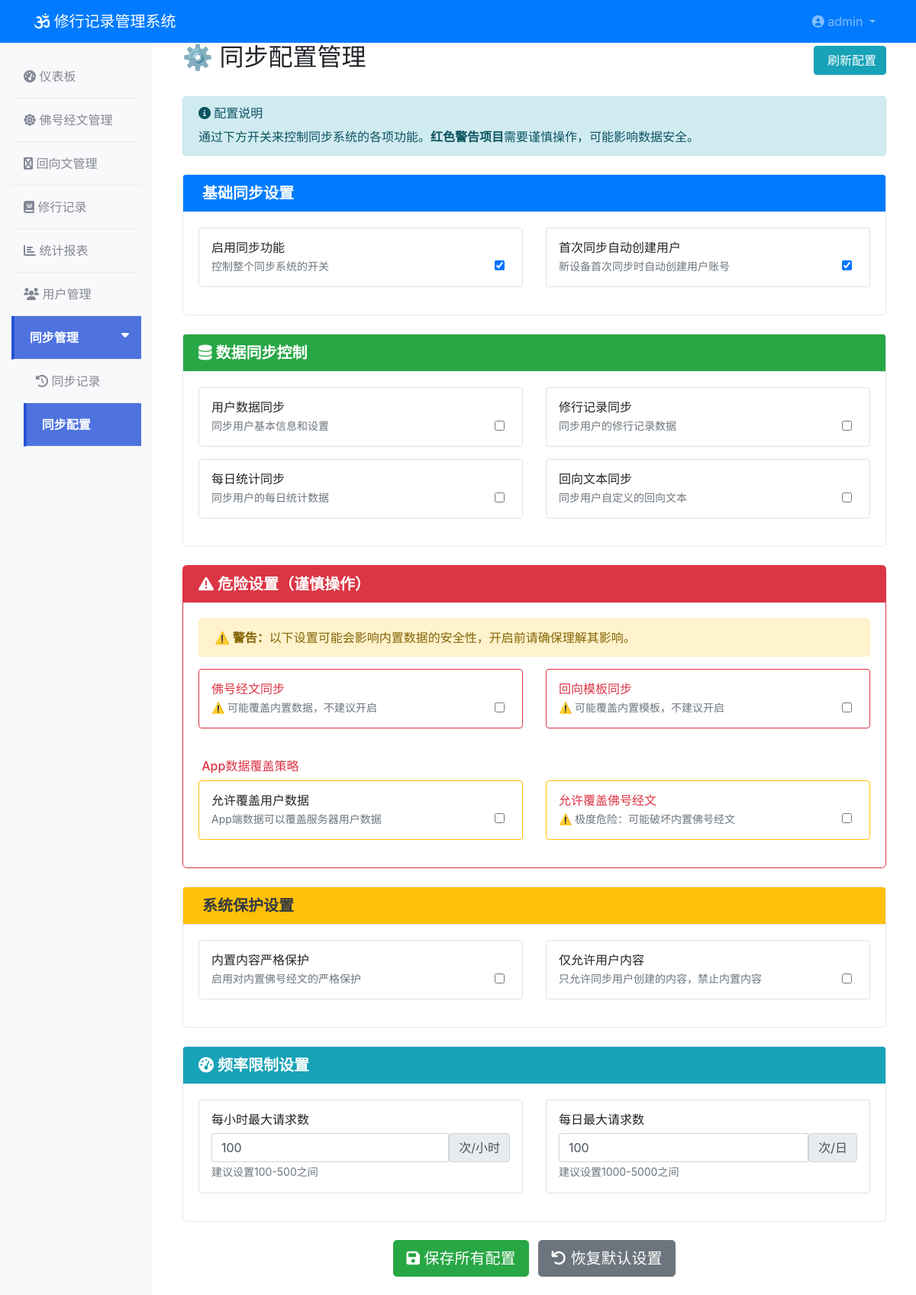
Before: /sync-management/configs (signed in) with the older database file.
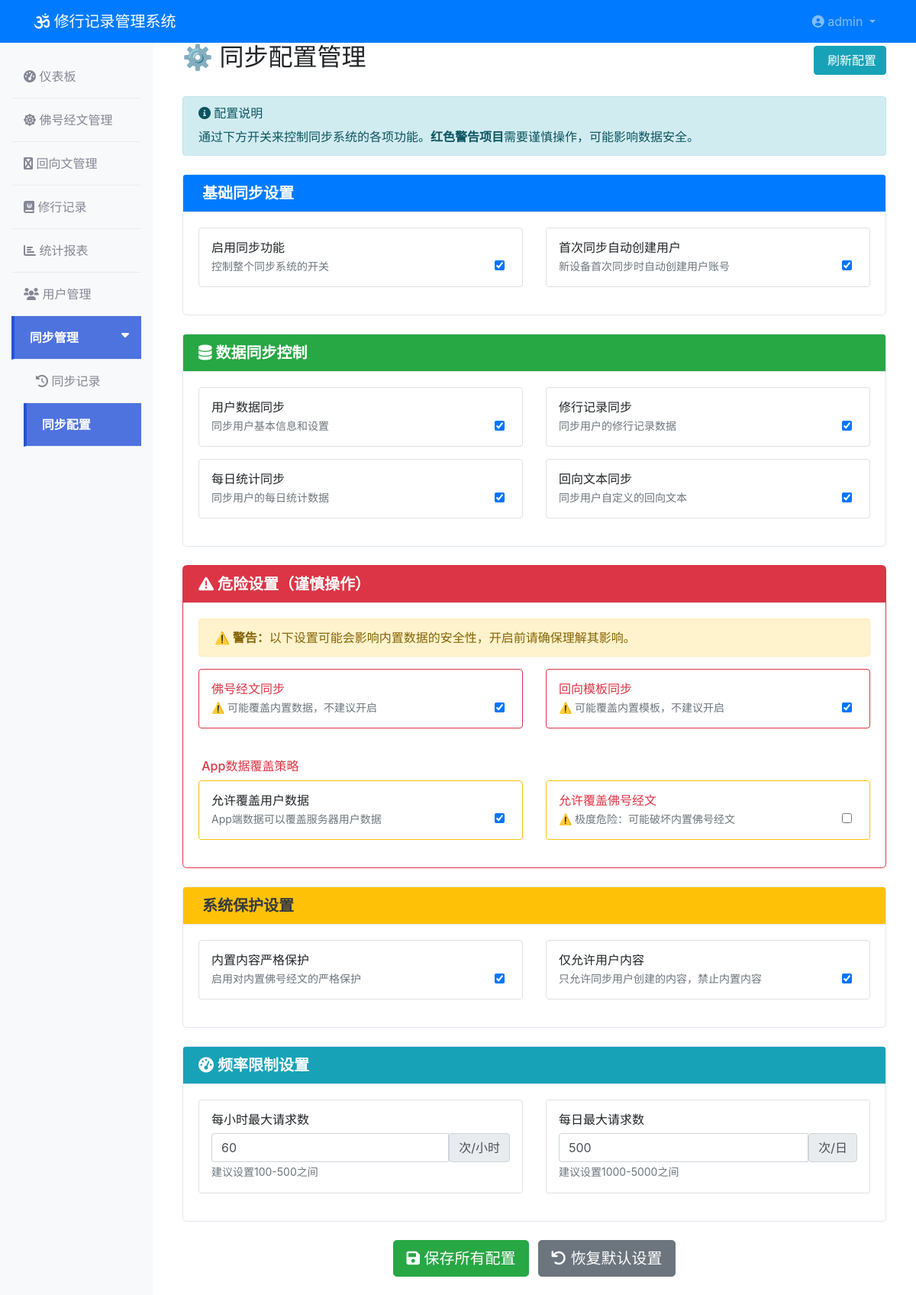
After: the same page with the newer database file.
### models/sync_config.py (models this page shows, shortened)
class SyncConfig(db.Model):
    __tablename__ = 'sync_configs'
    id = db.Column(db.Integer, primary_key=True)
    config_key = db.Column(db.String(100), unique=True, nullable=False)  # 配置键
    config_value = db.Column(db.Text, nullable=False)  # 配置值（JSON格式）
    description = db.Column(db.String(255), nullable=True)  # 配置说明
    is_active = db.Column(db.Boolean, default=True)  # 是否启用
    created_at = db.Column(db.DateTime, default=datetime.utcnow)
    updated_at = db.Column(db.DateTime, default=datetime.utcnow, onupdate=datetime.utcnow)

### routes/sync_management.py (the view)
@sync_management_bp.route('/configs')
@login_required
def sync_configs():
    configs = SyncConfig.query.order_by(SyncConfig.created_at.desc()).all()
    parsed_configs = []
    for config in configs:
        try:
            parsed_value = json.loads(config.config_value)
        except:
            parsed_value = config.config_value
        parsed_configs.append({
            'id': config.id,
            'config_key': config.config_key,
            'config_value': config.config_value,
            'parsed_value': parsed_value,
            'description': config.description,
            'is_active': config.is_active,
            'created_at': config.created_at,
            'updated_at': config.updated_at
        })
    return render_template('sync_management/configs.html', configs=parsed_configs)

### routes/sync_management.py (called while the page is built)
@sync_management_bp.app_template_global()
def get_config_value(config_key, default=''):
    config = SyncConfig.query.filter_by(config_key=config_key, is_active=True).first()
    return config.config_value if config else default

@sync_management_bp.app_template_global()
def get_config_policy(config_key, policy_key):
    config = SyncConfig.query.filter_by(config_key=config_key, is_active=True).first()
    if config:
        try:
            policy = json.loads(config.config_value)
            return policy.get(policy_key, False)
        except:
            return False
    return False

@sync_management_bp.app_template_global()
def get_config_protection(config_key, protection_key):
    config = SyncConfig.query.filter_by(config_key=config_key, is_active=True).first()
    if config:
        try:
            protection = json.loads(config.config_value)
            return protection.get(protection_key, False)
        except:
            return False
    return False

### templates/sync_management/configs.html (shortened to what the changed rows need)
{% extends "base.html" %}
{% block content %}
<div class="container-fluid">
    <div class="row">
        <div class="col-12">
            <div class="d-flex justify-content-between align-items-center mb-4">
                <h2>⚙️ 同步配置管理</h2>
            </div>
            <div class="card mb-4">
                <div class="card-body">
                    <div class="row">
                        <div class="col-lg-6 mb-3">
                            <div class="d-flex justify-content-between align-items-center p-3 border rounded">
                                <div class="form-check form-switch">
                                    <input class="form-check-input" type="checkbox" id="sync_enabled"
                                           data-config="sync_enabled" {% if get_config_value('sync_enabled', 'true') in ['true', 'True', True] %}checked{% endif %}>
                                </div>
                            </div>
                        </div>
                        <div class="col-lg-6 mb-3">
                            <div class="d-flex justify-content-between align-items-center p-3 border rounded">
                                <div class="form-check form-switch">
                                    <input class="form-check-input" type="checkbox" id="first_sync_auto_create_user"
                                           data-config="first_sync_auto_create_user" {% if get_config_value('first_sync_auto_create_user', 'true') in ['true', 'True', True] %}checked{% endif %}>
                                </div>
                            </div>
                        </div>
                    </div>
                </div>
            </div>
            <div class="card mb-4">
                <div class="card-body">
                    <div class="row">
                        <div class="col-lg-6 mb-3">
                            <div class="d-flex justify-content-between align-items-center p-3 border rounded">
                                <div class="form-check form-switch">
                                    <input class="form-check-input" type="checkbox" id="sync_users"
                                           data-config="sync_users" {% if 'users' in get_config_value('sync_allowed_data_types', '[]') %}checked{% endif %}>
                                </div>
                            </div>
                        </div>
                        <div class="col-lg-6 mb-3">
                            <div class="d-flex justify-content-between align-items-center p-3 border rounded">
                                <div class="form-check form-switch">
                                    <input class="form-check-input" type="checkbox" id="sync_chanting_records"
                                           data-config="sync_chanting_records" {% if 'chanting_records' in get_config_value('sync_allowed_data_types', '[]') %}checked{% endif %}>
                                </div>
                            </div>
                        </div>
                        <div class="col-lg-6 mb-3">
                            <div class="d-flex justify-content-between align-items-center p-3 border rounded">
                                <div class="form-check form-switch">
                                    <input class="form-check-input" type="checkbox" id="sync_daily_stats"
                                           data-config="sync_daily_stats" {% if 'daily_stats' in get_config_value('sync_allowed_data_types', '[]') %}checked{% endif %}>
                                </div>
                            </div>
                        </div>
                        <div class="col-lg-6 mb-3">
                            <div class="d-flex justify-content-between align-items-center p-3 border rounded">
                                <div class="form-check form-switch">
                                    <input class="form-check-input" type="checkbox" id="sync_dedications"
                                           data-config="sync_dedications" {% if 'dedications' in get_config_value('sync_allowed_data_types', '[]') %}checked{% endif %}>
                                </div>
                            </div>
                        </div>
                    </div>
                </div>
            </div>
            <div class="card mb-4 border-danger">
                <div class="card-body">
                    <div class="row">
                        <div class="col-lg-6 mb-3">
                            <div class="d-flex justify-content-between align-items-center p-3 border border-danger rounded">
                                <div class="form-check form-switch">
                                    <input class="form-check-input switch-danger" type="checkbox" id="sync_chantings"
                                           data-config="sync_chantings" {% if 'chantings' in get_config_value('sync_allowed_data_types', '[]') %}checked{% endif %}>
                                </div>
                            </div>
                        </div>
                        <div class="col-lg-6 mb-3">
                            <div class="d-flex justify-content-between align-items-center p-3 border border-danger rounded">
                                <div class="form-check form-switch">
                                    <input class="form-check-input switch-danger" type="checkbox" id="sync_dedication_templates"
                                           data-config="sync_dedication_templates" {% if 'dedication_templates' in get_config_value('sync_allowed_data_types', '[]') %}checked{% endif %}>
                                </div>
                            </div>
                        </div>
                    </div>
                    <div class="mt-4">
                        <div class="row">
                            <div class="col-lg-6 mb-3">
                                <div class="d-flex justify-content-between align-items-center p-3 border border-warning rounded">
                                    <div class="form-check form-switch">
                                        <input class="form-check-input switch-warning" type="checkbox" id="overwrite_users"
                                               data-config="overwrite_users" {% if get_config_policy('app_data_overwrite_policy', 'users') %}checked{% endif %}>
                                    </div>
                                </div>
                            </div>
                            <div class="col-lg-6 mb-3">
                                <div class="d-flex justify-content-between align-items-center p-3 border border-warning rounded">
                                    <div class="form-check form-switch">
                                        <input class="form-check-input switch-danger" type="checkbox" id="overwrite_chantings"
                                               data-config="overwrite_chantings" {% if get_config_policy('app_data_overwrite_policy', 'chantings') %}checked{% endif %}>
                                    </div>
                                </div>
                            </div>
                        </div>
                    </div>
                </div>
            </div>
            <div class="card mb-4">
                <div class="card-body">
                    <div class="row">
                        <div class="col-lg-6 mb-3">
                            <div class="d-flex justify-content-between align-items-center p-3 border rounded">
                                <div class="form-check form-switch">
                                    <input class="form-check-input" type="checkbox" id="strict_protection"
                                           data-config="strict_protection" {% if get_config_protection('built_in_content_protection', 'strict_mode') %}checked{% endif %}>
                                </div>
                            </div>
                        </div>
                        <div class="col-lg-6 mb-3">
                            <div class="d-flex justify-content-between align-items-center p-3 border rounded">
                                <div class="form-check form-switch">
                                    <input class="form-check-input" type="checkbox" id="user_content_only"
                                           data-config="user_content_only" {% if get_config_protection('built_in_content_protection', 'allow_user_content_only') %}checked{% endif %}>
                                </div>
                            </div>
                        </div>
                    </div>
                </div>
            </div>
            <div class="card mb-4">
                <div class="card-body">
                    <div class="row">
                        <div class="col-lg-6 mb-3">
                            <div class="p-3 border rounded">
                                <div class="input-group">
                                    <input type="number" class="form-control" id="max_requests_per_hour"
                                           data-config="max_requests_per_hour" value="{{ get_config_rate_limit('sync_rate_limit', 'max_requests_per_hour') or 100 }}" min="1" max="1000">
                                    <span class="input-group-text">次/小时</span>
                                </div>
                            </div>
                        </div>
                        <div class="col-lg-6 mb-3">
                            <div class="p-3 border rounded">
                                <div class="input-group">
                                    <input type="number" class="form-control" id="max_requests_per_day"
                                           data-config="max_requests_per_day" value="{{ get_config_rate_limit('sync_rate_limit', 'max_requests_per_day') or 1000 }}" min="1" max="10000">
                                    <span class="input-group-text">次/日</span>
                                </div>
                            </div>
                        </div>
                    </div>
                </div>
            </div>
        </div>
    </div>
</div>
{% endblock %}

Changed rows visible on the page:
added SyncConfig: config_value "☑"
added SyncConfig: config_value "☑"
added SyncConfig: config_value "☑"
added SyncConfig: config_value "☑"
added SyncConfig: config_value "☑"
added SyncConfig: config_value "60", config_value "500"
Other visible differences:
form field if: "☑" → (not shown)
form field if: "☐" → (not shown)
form field get_config_rate_limit: "100" → (not shown)
